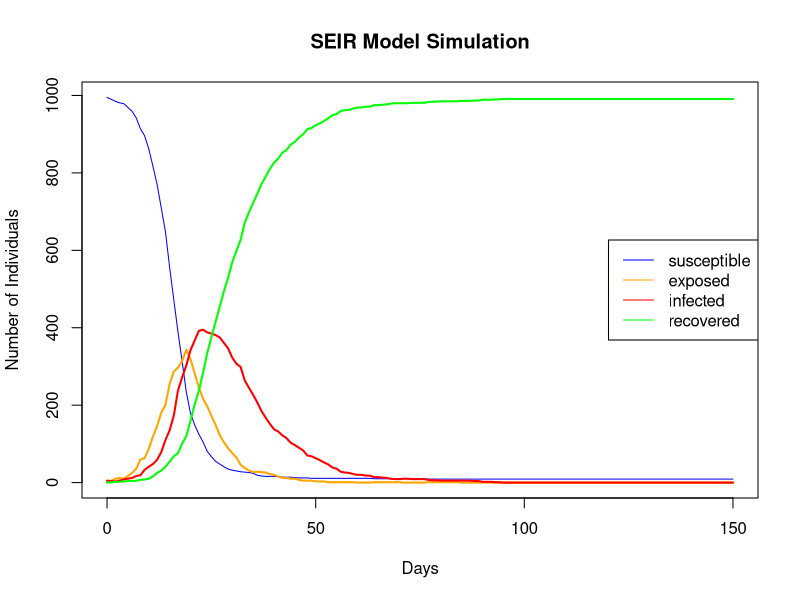

Here is the R script that generated this plot:
# In this project, we will simulate the spread of an infectious disease in a population using an SEIR model.
# SEIR model is as follows: 
# S -> Susceptible
# E -> Exposed (infected but not yet infectious)
# I -> Infectious
# R -> Recovered (and immune)

# First, we will create a population with households and a contact network
# Then, we will simulate the spread of the disease over time such that 
# Finally, we will plot the results of the simulation

#*******************************************************************

# First of all, we assign people to households

# n is the total population size
# hmax is the maximum household size
# the function returns a vector of length n, where the ith element is the household ID of individual i
create_households <- function(n = 1000, hmax = 5) {


    household_sizes <- c()

    while(sum(household_sizes) < n) {
        household_sizes <- c(household_sizes, sample(1:hmax, 1))
    }

    # if we create too many spaces, we remove the excess from the last household
    excess <- sum(household_sizes) - n
    household_sizes[length(household_sizes)] <- household_sizes[length(household_sizes)] - excess

    # now we create a vector that assigns each person to a household
    # for example, if household_sizes = c(1, 2, 3), then we want
    # household = c(1, 2, 2, 3, 3, 3)
    # sample() is used to randomize the order of people in households
    h <- sample(rep(1:length(household_sizes), times = household_sizes))

    return(h)
}

# *******************************************************************


# Testing the create_households function

# population_size <- 1000
# max_household_size <- 5
# h <- create_households(n = population_size, hmax = max_household_size)
# print(head(h, 20))
# cat(sprintf("Total number of people: %d\n", length(h))) 
# cat(sprintf("Total number of households: %d\n", length(unique(h))))

# person_id <- 969
# household_id_of_person_1 <- h[1]
# members <- which(h == household_id_of_person_1)
# cat(sprintf("Person %d is in household %d\n", person_id, household_id_of_person_1))
# print(members)

# # this gives us the size of each household
# household_size_counts <- table(h)
  
# # Now, let's create a frequency table of those sizes.
# size_distribution <- table(household_size_counts)
  
# cat("\nHousehold Size Distribution\n")
# print(size_distribution)

# *******************************************************************


# Now we will create the contact network for for the population

# This function will create a random contact network based on individual sociability parameters

# beta is a n-length vector of sociability parameters for each individual
# h is a vector assigning each individual to a household
# nc is the average number of contacts per individual 

# the function returns a list of length n (adjacency list), where the ith element is a vector of the contacts of individual i

get.net <- function(beta, h, nc) {

    n <- length(beta)
    
    # initializing an empty adjacency list to store the contact network
    network <- vector("list", n)

    beta_mean <- mean(beta)
    # β_ is the mean of the β_i where i = 1, ..., n
    
    # β_^2(n − 1)
    d <- (beta_mean^2) * (n - 1)

    # looping over all pairs of individuals to determine if they are in a contact and not in the same household
    for (i in 1:(n-1)){
        for(j in (i+1): n){
            if(h[i] != h[j]) {

                # ncβiβj / β_^2(n − 1)
                probable_link <- nc * beta[i] * beta[j] / d

                # print(probable_link)
                # probable_link gives very small values (0.0X), so we use runif(1) < probable_link instead of runif(1) >= probable_link
                if(runif(1) < probable_link) {

                    # we make sure to assign the contact in both directions
                    network[[i]] <- c(network[[i]], j)
                    network[[j]] <- c(network[[j]], i)
                }
            }
        }
    }
    return(network)
}

# ************************************************************

# Testing the get.net function

# set.seed(42)

# population_size <- 1000
# max_household_size <- 5 
# average_contacts <- 15
# h <- create_households(n = population_size, hmax = max_household_size)

# beta <- runif(population_size)

# network <- get.net(beta = beta, h = h, nc = average_contacts)

# print(network)

  
# contacts_of_1 <- network[[1]]
# household_id <- h[1]
# housemates <- which(h == 1)
# housemates <- housemates[housemates != 1] 
# has_contact_with_housemate <- any(contacts_of_1 %in% housemates)
# print(has_contact_with_housemate)

# ********************************************************************

# This function simulates the SEIR model on a given contact network

# Input:

# beta: vector of sociability parameters
# h: vector assigning each individual to a household
# alink: adjacency list representing the contact network
# alpha: vector of infection probabilities(within household, within regular network, random)
# delta: daily probability of infected -> recovered
# gamma: daily probability of exposed -> infected
# nc: average number of contacts
# nt: number of days to simulate
# pinf: proportion of the initial population to randomly start in the infected state

# this function returns a list containing the time series of S, E, I, R counts and the time vector


nseir <- function(beta, h, alink, alpha = c(.1, .01, .01), delta = .2, gamma = .4, nc = 15, nt = 100, pinf = .005){
    
    # defining states as integers for easier handling
    s_state <- 1
    e_state <- 2
    i_state <- 3
    r_state <- 4
    n <- length(beta)

    # alpha_h is the within household infection probability
    alpha_h <- alpha[1]

    # alpha_c is the within regular contact network infection probability
    alpha_c <- alpha[2]

    # alpha_r is the random infection probability
    alpha_r <- alpha[3]

    # this vector will hold the state of each individual, assuming everyone starts as susceptible
    status <- rep(s_state, n)

    # the number of initially infected individuals
    initial_infected <- max(1, round(n * pinf))

    # randomly selecting indices to be infected
    infected_indices <- sample(1:n, initial_infected)

    # setting the selected individuals to infected state
    status[infected_indices] <- i_state

    # initializing vectors to hold the counts of S, E, I, R over time
    S_t <- E_t <- I_t <- R_t <- numeric(nt+1)

    # initial counts for succeptible and infected at the start of the simulation
    S_t[1] <- n - initial_infected
    I_t[1] <- initial_infected

    beta_mean <- mean(beta)

    # assigning it to a variable named "d" for easier use later on
    d <- (beta_mean^2) * (n - 1)

    # simulating the disease spread over nt days
    for(day in 1:nt){

        # S_current, E_current, I_current are vectors of indices of individuals in each state
        S_current <- which(status == s_state)
        E_current <- which(status == e_state)
        I_current <- which(status == i_state)

        #  LOOKING AT STATE TRANSITIONS

        #  INFECTED TO RECOVERED
        if(length(I_current) > 0){

            # Randomly selecting individuals from I_current to transition to R state based on probability delta
            # runif(length(I_current)) < delta gives a logical vector indicating which individuals will recover
            recoveries <- I_current[runif(length(I_current)) < delta]
            if(length(recoveries) > 0){
                status[recoveries] <- r_state
            }
        }

        # EXPOSED TO INFECTED
        if(length(E_current) > 0){
            new_infections <- E_current[runif(length(E_current)) < gamma]
            if(length(new_infections) > 0){
                status[new_infections] <- i_state
            }
        }

        # SUSCEPTIBLE TO EXPOSED
        new_exposed <- logical(n) # Initialize a logical vector to track new exposures

        if(length(S_current) > 0 && length(I_current) > 0){
            # looping over each infected individual to determine whom they infect
            for(i in I_current){
                current_susceptibles <- S_current[!new_exposed[S_current]] # Only consider susceptibles not already exposed
                
                # no need to continue if no susceptibles left
                if(length(current_susceptibles) == 0){
                    break
                }
                
                # WITHIN HOUSEHOLD TRANSMISSION

                # finding household members of infected individual i
                household_members <- which(h == h[i])

                # finding susceptibles in the same household
                household_susceptibles <- intersect(current_susceptibles, household_members)

                # infecting susceptibles in the household based on alpha_h
                if(length(household_susceptibles) > 0){
                    infected_in_household <- household_susceptibles[runif(length(household_susceptibles)) < alpha_h]
                    new_exposed[infected_in_household] <- TRUE
                }

                # WITHIN REGULAR CONTACT NETWORK TRANSMISSION
                current_susceptibles <- S_current[!new_exposed[S_current]] # Update susceptibles not already exposed
                
                # no need to continue if no susceptibles left
                if(length(current_susceptibles) == 0){
                    break 
                }

                network_susceptibles <- intersect(current_susceptibles, alink[[i]])
                # infecting susceptibles in the contact network based on alpha_c
                if(length(network_susceptibles) > 0){
                    infected_in_network <- network_susceptibles[runif(length(network_susceptibles)) < alpha_c]
                    new_exposed[infected_in_network] <- TRUE
                }

                # RANDOM TRANSMISSION
                current_susceptibles <- S_current[!new_exposed[S_current]] # Update susceptibles not already exposed
                # no need to continue if no susceptibles left
                if(length(current_susceptibles) == 0){
                    break
            }
                # infecting random susceptibles based on alpha_r * nc * β_i * β_j / β_^2(n − 1)
                random_susceptibles <- current_susceptibles[runif(length(current_susceptibles)) < (alpha_r * nc * beta[i] * beta[current_susceptibles] / d)]
                new_exposed[random_susceptibles] <- TRUE
            }
        }

        # after checking all infected individuals, we apply the S -> E transitions
        status[which(new_exposed)] <- e_state

        # updating counts for the day
        S_t[day + 1] <- sum(status == s_state)
        E_t[day + 1] <- sum(status == e_state)
        I_t[day + 1] <- sum(status == i_state)
        R_t[day + 1] <- sum(status == r_state)
    }

    # returning the time series of S, E, I, R counts, along with the time vector
    return(list(S = S_t, E = E_t, I = I_t, R = R_t, t = 0:nt))

}

# ************************************************************
# Testing the nseir function

# set.seed(42)
# population_size <- 1000
# max_household_size <- 5
# average_contacts <- 15
# simulation_days <- 150

# infection_probabilities <- c(0.1, 0.01, 0.01)
# prob_recovery <- 0.2 # daily probability of infected -> recovered
# prob_exposed_to_infected <- 0.4 # daily probability of exposed -> infected
# initial_infection_rate <- 0.05 # proportion of the initial population to randomly start in the infected state

# beta <- runif(population_size) # sociability parameters
# h <- create_households(n = population_size, hmax = max_household_size) # assigning households to individuals
# net <- get.net(beta = beta, h = h, nc = average_contacts) # creating the contact network

# result <- nseir(beta = beta, h = h, alink = net, alpha = infection_probabilities, delta = prob_recovery,
#  gamma = prob_exposed_to_infected, nc = average_contacts, nt = simulation_days, pinf = initial_infection_rate)

# legend("right", legend = c("susceptible", "exposed", "infected", "recovered"), 
#        col = c("blue", "orange", "red", "green"), lty = 1)


# ************************************************************

# This function will plot the results of the SEIR simulation

# simulation_result is the output of the nseir function

# this function does not return anything, it just creates a plot
plot_simulation <- function(simulation_result) {
    plot(simulation_result$t, simulation_result$S, type = "l", col = "blue", ylim = c(0, max(simulation_result$S, simulation_result$E, simulation_result$I, simulation_result$R)), 
         xlab = "Days", ylab = "Number of Individuals", main = "SEIR Model Simulation")
    lines(simulation_result$t, simulation_result$E, col = "orange", lwd = 2)
    lines(simulation_result$t, simulation_result$I, col = "red", lwd = 2)
    lines(simulation_result$t, simulation_result$R, col = "green", lwd = 2)
    legend("right", legend = c("susceptible", "exposed", "infected", "recovered"), 
           col = c("blue", "orange", "red", "green"), lty = 1)
}

# ************************************************************


# Testing the plot_simulation function

set.seed(42)

population_size <- 1000

max_household_size <- 5

average_contacts <- 15

simulation_days <- 150

infection_probabilities <- c(0.1, 0.02, 0.05)

prob_recovery <- 0.1 # daily probability of infected -> recovered

prob_exposed_to_infected <- 0.2 # daily probability of exposed -> infected

initial_infection_rate <- 0.005 # proportion of the initial population to randomly start in the infected state

beta <- runif(population_size) # sociability parameters

h <- create_households(n = population_size, hmax = max_household_size) # assigning households to individuals

net <- get.net(beta = beta, h = h, nc = average_contacts) #creating the contact network

result <- nseir(beta = beta, h = h, alink = net,
 alpha = infection_probabilities, delta = prob_recovery,
 gamma = prob_exposed_to_infected, nc = average_contacts, nt = simulation_days,
    pinf = initial_infection_rate)

plot_simulation(result)
